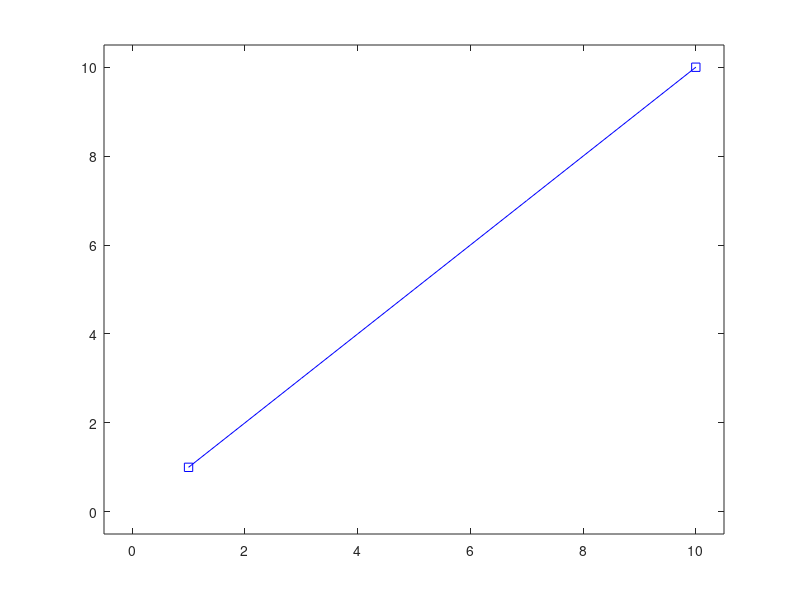

Source code (MATLAB): (Note: this script raises an error after producing the figure.)
function X = fn_drawspline(varargin)
% function X = fn_drawspline(tidx,X/[],command)

% Thomas Deneux
% Copyright 2004-2012

if nargin==0, varargin={1:10}; end

% Input
tidx = varargin{1};
nt = length(tidx);
tstart = tidx(1);
tlength = tidx(end)-tstart;
if nargin<2 || isempty(varargin{2});
    X = tidx;
    np = 2;
    timep = tidx([1 end]);
    x = tidx([1 end]);
else
    % find a spline parameterization of X which explains half of its
    % variance
    X = varargin{2};
    for k=1:log2(nt)
        np = 2^k;
        timep = tstart + tlength*(0:np-1)/(np-1);
        x = interp1(tidx,X,timep);
        Xtry = interp1(timep,x,tidx,'spline');
        if var(X(:)-Xtry(:))<var(X(:))/2; break, end
    end
    X = Xtry;
end
if nargin<3
    command = '';
else
    command = varargin{3};
end

% Init
hf = figure;
hl = plot(tidx,X,'b');
ax = axis; 
tmargin = (ax(2)-ax(1))/20; ymargin = (ax(4)-ax(3))/20;
axis([ax(1)-tmargin ax(2)+tmargin ax(3)-ymargin ax(4)+ymargin])
set(hl,'hittest','on','buttondownfcn',{@hitline})
hp = zeros(1,np);
for k=1:length(timep)
    hp(k) = line(timep(k),x(k),'color','b','marker','s', ...
        'hittest','on','buttondownfcn',{@hitpoint,timep(k)});
end
info = struct('tidx',tidx,'np',np,'timep',timep,'x',x, ...
    'hf',hf,'hl',hl,'hp',hp,'command',command);
setappdata(0,'fn_drawspline',info);
assignin('base','X',X)

updateX

% End
figure(hf), fn_okbutton wait
close(hf)
X = evalin('base','X');

%---
function hitline(varargin)

info = getappdata(0,'fn_drawspline');

mouse = get(gca,'currentpoint');
t = mouse(1,1);
xt = mouse(1,2);
[info.timep ord] = sort([info.timep t]);
info.x = [info.x xt]; info.x = info.x(ord);

k = find(info.timep==t);
hpk = line(t,xt,'color','b','marker','s', ...
    'hittest','on','buttondownfcn',{@hitpoint,t});
info.hp = [info.hp hpk]; info.hp = info.hp(ord);

updateX

set(info.hf,'windowButtonMotionFcn',{@movepoint,k}, ...
    'windowButtonUpFcn',{@movepointend,k})

setappdata(0,'fn_drawspline',info);

%---
function hitpoint(dum1,dum2,t)

info = getappdata(0,'fn_drawspline');

k = find(info.timep==t);

switch get(info.hf,'SelectionType')
    case 'normal'
        set(info.hf,'windowButtonMotionFcn',{@movepoint,k}, ...
            'windowButtonUpFcn',{@movepointend,k})
    case 'alt'
        info.timep(k) = [];
        info.x(k) = [];
        delete(info.hp(k))
        info.hp(k) = [];
        
        updateX
end



setappdata(0,'fn_drawspline',info);

%---
function movepoint(dum1,dum2,k)

info = getappdata(0,'fn_drawspline');

mouse = get(gca,'currentpoint');
t = mouse(1,1);
xt = mouse(1,2);

info.timep(k) = t;
info.x(k) = xt;

set(info.hp(k),'xdata',t,'ydata',xt)

updateX

setappdata(0,'fn_drawspline',info);

%---
function movepointend(dum1,dum2,k)

info = getappdata(0,'fn_drawspline');

set(info.hf,'windowButtonMotionFcn','', ...
    'windowButtonUpFcn','')

%---
function updateX

info = getappdata(0,'fn_drawspline');

X = interp1(info.timep,info.x,info.tidx,'cubic');
set(info.hl,'ydata',X)
assignin('base','X',X)

try
    evalin('base',info.command)
catch
    disp(lasterr)
end
figure(info.hf)


